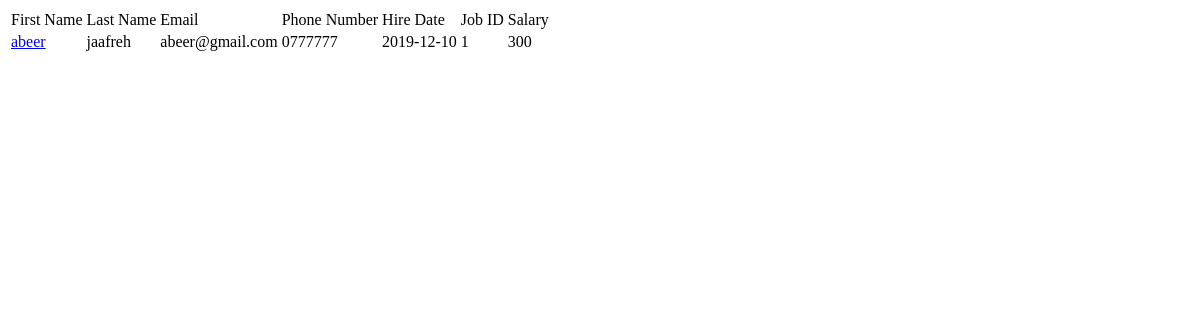
Page /showemployee?depID=1 on the earlier database version.
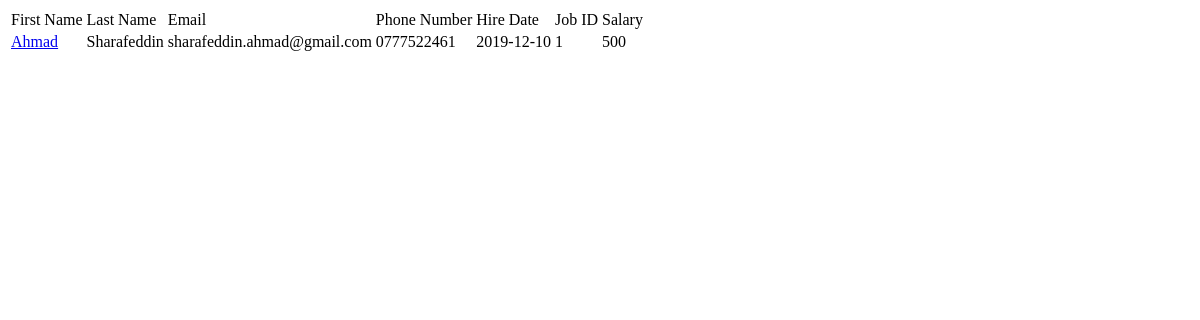
Same page on the later database version.
### tables this page shows
CREATE TABLE "employees" (
	`empoyee_id`	INTEGER NOT NULL UNIQUE,
	`first_name`	TEXT NOT NULL,
	`last_name`	TEXT NOT NULL,
	`email`	TEXT NOT NULL,
	`phone_number`	TEXT NOT NULL,
	`hire_date`	TEXT NOT NULL,
	`job_id`	INTEGER NOT NULL,
	`salary`	NUMERIC NOT NULL,
	`department_id`	INTEGER NOT NULL,
	FOREIGN KEY(`department_id`) REFERENCES `departments`,
	PRIMARY KEY(`empoyee_id`)
);

### project-day18.py (the view)
@app.route('/showemployee')
def showemployee():
           departmentID = request.args.get('depID')
           try:
                with sqlite3.connect("data.db") as con:
                    cur = con.cursor()
                    cur.execute("select * from employees where department_id =?",departmentID)
                    rows = cur.fetchall()
                    for row in rows:
                        print(row[0])
                    return render_template('showEmployees.html',rows = rows)
           except:
                con.rollback()
                msg = "faild login"
                print("Not Done")
           finally:
                con.close()

### templates/showEmployees.html (shortened to what this page needs)
<!DOCTYPE html>
<html lang="en">
<head>
</head>
<body>
        <table>
                <thead>
                    <td>First Name</td>
                    <td>Last Name</td>
                    <td>Email</td>
                    <td>Phone Number</td>
                    <td>Hire Date</td>
                    <td>Job ID</td>
                    <td>Salary
                    </td>
                </thead>
                <tbody>
                    {% for row in rows %}
                         <tr>
                        <td><a href="/editemployee?employeeID={{row[0]}}" >{{row[1]}}</a></td>
                        <td>{{row[2]}}</td>
                        <td>{{row[3]}}</td>
                        <td>{{row[4]}}</td>
                        <td>{{row[5]}}</td>
                        <td>{{row[6]}}</td>
                        <td>{{row[7]}}</td>
                      </tr>
                    {% endfor %}
                </tbody>
            </table>
</body>
</html>

Differences in the rows shown:
changed employees: first_name "abeer" → "Ahmad"; last_name "jaafreh" → "Sharafeddin"; email "abeer@gmail.com" → "sharafeddin.ahmad@gmail.com"; phone_number "0777777" → "0777522461"; salary "300" → "500"
